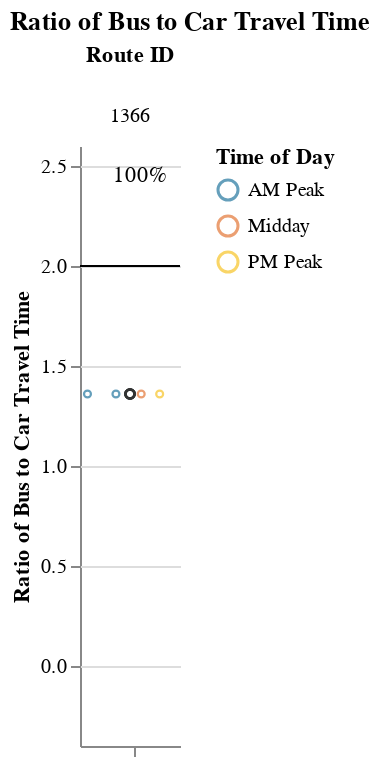
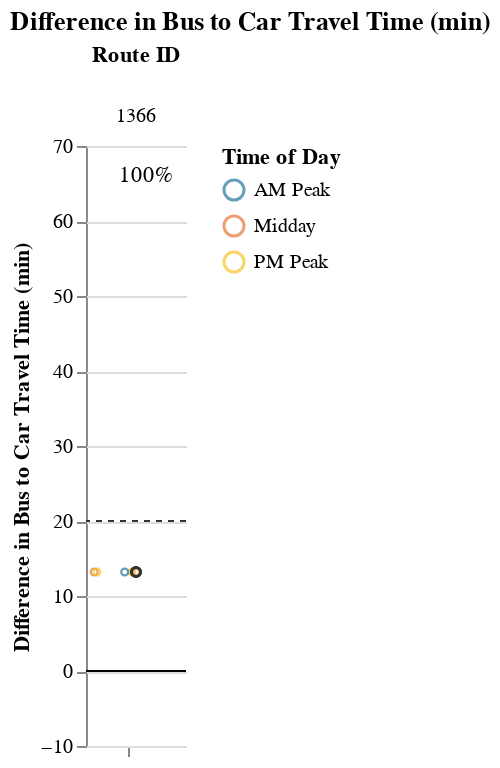

These figures' notebook cell, in order:
### Markdown cell above
## Viable Competitive Routes
### Short Routes (< 1 hr)

### Code cell
# Allow for possibility that operator doesn't have routes that fall into certain route_groups
# But, jupyterbook will not like markdown with f-string
# separate out route_group and put in each cell, and use try/except + if to display...
# but all 3 route groups must be displayed. just add sentence about why no routes were returned at the end
route_group = "short"
try:
    display_charts_for_route_group(df, route_group)
except:
    print("No routes meet this criteria.")

### Figure 1 — Vega-Lite specification as saved in the notebook (floating-point values rounded to 4 significant figures)
{"config": {"view": {"continuousWidth": 400, "continuousHeight": 300, "stroke": null}, "facet": {"spacing": 0}}, "data": {"name": "data-bbaf80b21a5380ebe86054813fb84b7a"}, "facet": {"column": {"field": "route_id", "sort": ["1366"], "title": "Route ID", "type": "nominal"}}, "spec": {"layer": [{"mark": "rule", "encoding": {"color": {"value": "black"}, "y": {"field": "cutoff", "type": "quantitative"}}, "selection": {"selector001": {"type": "interval", "bind": "scales", "encodings": ["x", "y"]}}}, {"mark": {"type": "point", "opacity": 0.65, "size": 12, "strokeWidth": 1.1}, "encoding": {"color": {"field": "time_of_day", "scale": {"range": ["#136C97", "#E16B26", "#F6BF16", "#00896B", "#7790A3", "#5B559C"]}, "sort": ["AM Peak", "Midday", "PM Peak", "Owl Service"], "title": "Time of Day", "type": "nominal"}, "tooltip": [{"field": "route_id", "type": "nominal"}, {"field": "trip_id", "type": "nominal"}, {"field": "service_hours", "type": "quantitative"}, {"field": "car_duration_hours", "type": "quantitative"}, {"field": "bus_multiplier", "type": "quantitative"}, {"field": "bus_difference", "type": "quantitative"}, {"field": "num_trips", "type": "quantitative"}, {"field": "num_competitive", "type": "quantitative"}, {"field": "pct_trips_competitive", "type": "quantitative"}, {"field": "p25", "type": "quantitative"}, {"field": "p50", "type": "quantitative"}, {"field": "p75", "type": "quantitative"}], "x": {"axis": {"grid": false, "labels": false, "ticks": true, "values": [0]}, "field": "jitter", "scale": {}, "title": null, "type": "quantitative"}, "y": {"field": "bus_multiplier", "scale": {"domain": [-0.25, 2.5]}, "title": "Ratio of Bus to Car Travel Time", "type": "quantitative"}}, "transform": [{"calculate": "sqrt(-2*log(random()))*cos(2*PI*random())", "as": "jitter"}], "width": 50}, {"layer": [{"mark": {"type": "point", "opacity": 0.6, "size": 20, "strokeWidth": 1.3}, "encoding": {"color": {"value": "#323434"}, "y": {"field": "bus_multiplier", "type": "quantitative"}}, "transform": [{"filter": "(datum.p50_trip === 1)"}]}, {"mark": {"type": "text", "align": "center", "baseline": "middle"}, "encoding": {"color": {"value": "black"}, "text": {"field": "pct_trips_competitive", "format": ".0%", "type": "quantitative"}, "tooltip": [{"field": "route_id", "type": "nominal"}, {"field": "trip_id", "type": "nominal"}, {"field": "service_hours", "type": "quantitative"}, {"field": "car_duration_hours", "type": "quantitative"}, {"field": "bus_multiplier", "type": "quantitative"}, {"field": "bus_difference", "type": "quantitative"}, {"field": "num_trips", "type": "quantitative"}, {"field": "num_competitive", "type": "quantitative"}, {"field": "pct_trips_competitive", "type": "quantitative"}, {"field": "p25", "type": "quantitative"}, {"field": "p50", "type": "quantitative"}, {"field": "p75", "type": "quantitative"}], "x": {"value": 30}, "y": {"value": 15}}, "transform": [{"calculate": "sqrt(-2*log(random()))*cos(2*PI*random())", "as": "jitter"}, {"filter": "(datum.fastest_trip === 1)"}]}]}]}, "resolve": {"scale": {"y": "shared"}}, "title": "Ratio of Bus to Car Travel Time", "$schema": "https://vega.github.io/schema/vega-lite/v4.17.0.json", "datasets": {"data-bbaf80b21a5380ebe86054813fb84b7a": [{"calitp_itp_id": 146, "trip_key": 1560493323179131979, "trip_id": "t_1244355_b_33402_tn_0", "shape_id": "p_3081", "route_id": "1366", "service_hours": 0.83, "trip_first_departure_ts": 63000, "trip_last_arrival_ts": 66000, "departure_hour": 17, "time_of_day": "PM Peak", "p25": 0.83, "p50": 0.83, "p75": 0.83, "p50_trip": 1, "fastest_trip": 0, "car_duration_hours": 0.61, "competitive_route": 1, "bus_multiplier": 1.36, "bus_difference": 13.2, "num_trips": 8, "num_competitive": 8, "pct_trips_competitive": 1.0, "bus_difference_spread": 0.0, "route_group": "short", "max_trip_hrs": 0.83, "max_trip_route_group": 0.83, "name": "Kern County", "caltrans_district": "06 - Fresno", "drmt_organization_name": null, "cutoff2": 20, "cutoff": 2}, {"calitp_itp_id": 146, "trip_key": 6588636468876049749, "trip_id": "t_1244360_b_33402_tn_0", "shape_id": "p_3043", "route_id": "1366", "service_hours": 0.83, "trip_first_departure_ts": 33600, "trip_last_arrival_ts": 36600, "departure_hour": 9, "time_of_day": "AM Peak", "p25": 0.83, "p50": 0.83, "p75": 0.83, "p50_trip": 1, "fastest_trip": 0, "car_duration_hours": 0.61, "competitive_route": 1, "bus_multiplier": 1.36, "bus_difference": 13.2, "num_trips": 8, "num_competitive": 8, "pct_trips_competitive": 1.0, "bus_difference_spread": 0.0, "route_group": "short", "max_trip_hrs": 0.83, "max_trip_route_group": 0.83, "name": "Kern County", "caltrans_district": "06 - Fresno", "drmt_organization_name": null, "cutoff2": 20, "cutoff": 2}, {"calitp_itp_id": 146, "trip_key": 5172112710181939388, "trip_id": "t_1244359_b_33402_tn_0", "shape_id": "p_3043", "route_id": "1366", "service_hours": 0.83, "trip_first_departure_ts": 49800, "trip_last_arrival_ts": 52800, "departure_hour": 13, "time_of_day": "Midday", "p25": 0.83, "p50": 0.83, "p75": 0.83, "p50_trip": 1, "fastest_trip": 0, "car_duration_hours": 0.61, "competitive_route": 1, "bus_multiplier": 1.36, "bus_difference": 13.2, "num_trips": 8, "num_competitive": 8, "pct_trips_competitive": 1.0, "bus_difference_spread": 0.0, "route_group": "short", "max_trip_hrs": 0.83, "max_trip_route_group": 0.83, "name": "Kern County", "caltrans_district": "06 - Fresno", "drmt_organization_name": null, "cutoff2": 20, "cutoff": 2}, {"calitp_itp_id": 146, "trip_key": -4591111831172938466, "trip_id": "t_1244362_b_33402_tn_0", "shape_id": "p_3081", "route_id": "1366", "service_hours": 0.83, "trip_first_departure_ts": 45900, "trip_last_arrival_ts": 48900, "departure_hour": 12, "time_of_day": "Midday", "p25": 0.83, "p50": 0.83, "p75": 0.83, "p50_trip": 1, "fastest_trip": 0, "car_duration_hours": 0.61, "competitive_route": 1, "bus_multiplier": 1.36, "bus_difference": 13.2, "num_trips": 8, "num_competitive": 8, "pct_trips_competitive": 1.0, "bus_difference_spread": 0.0, "route_group": "short", "max_trip_hrs": 0.83, "max_trip_route_group": 0.83, "name": "Kern County", "caltrans_district": "06 - Fresno", "drmt_organization_name": null, "cutoff2": 20, "cutoff": 2}, {"calitp_itp_id": 146, "trip_key": -4526751177031150232, "trip_id": "t_1244354_b_33402_tn_0", "shape_id": "p_3081", "route_id": "1366", "service_hours": 0.83, "trip_first_departure_ts": 27900, "trip_last_arrival_ts": 30900, "departure_hour": 7, "time_of_day": "AM Peak", "p25": 0.83, "p50": 0.83, "p75": 0.83, "p50_trip": 1, "fastest_trip": 0, "car_duration_hours": 0.61, "competitive_route": 1, "bus_multiplier": 1.36, "bus_difference": 13.2, "num_trips": 8, "num_competitive": 8, "pct_trips_competitive": 1.0, "bus_difference_spread": 0.0, "route_group": "short", "max_trip_hrs": 0.83, "max_trip_route_group": 0.83, "name": "Kern County", "caltrans_district": "06 - Fresno", "drmt_organization_name": null, "cutoff2": 20, "cutoff": 2}, {"calitp_itp_id": 146, "trip_key": 8294262901469549474, "trip_id": "t_1244357_b_33402_tn_0", "shape_id": "p_3043", "route_id": "1366", "service_hours": 0.83, "trip_first_departure_ts": 59100, "trip_last_arrival_ts": 62100, "departure_hour": 16, "time_of_day": "Midday", "p25": 0.83, "p50": 0.83, "p75": 0.83, "p50_trip": 1, "fastest_trip": 0, "car_duration_hours": 0.61, "competitive_route": 1, "bus_multiplier": 1.36, "bus_difference": 13.2, "num_trips": 8, "num_competitive": 8, "pct_trips_competitive": 1.0, "bus_difference_spread": 0.0, "route_group": "short", "max_trip_hrs": 0.83, "max_trip_route_group": 0.83, "name": "Kern County", "caltrans_district": "06 - Fresno", "drmt_organization_name": null, "cutoff2": 20, "cutoff": 2}, {"calitp_itp_id": 146, "trip_key": -5170283710749819067, "trip_id": "t_1244358_b_33402_tn_0", "shape_id": "p_3081", "route_id": "1366", "service_hours": 0.83, "trip_first_departure_ts": 53700, "trip_last_arrival_ts": 56700, "departure_hour": 14, "time_of_day": "Midday", "p25": 0.83, "p50": 0.83, "p75": 0.83, "p50_trip": 1, "fastest_trip": 0, "car_duration_hours": 0.61, "competitive_route": 1, "bus_multiplier": 1.36, "bus_difference": 13.2, "num_trips": 8, "num_competitive": 8, "pct_trips_competitive": 1.0, "bus_difference_spread": 0.0, "route_group": "short", "max_trip_hrs": 0.83, "max_trip_route_group": 0.83, "name": "Kern County", "caltrans_district": "06 - Fresno", "drmt_organization_name": null, "cutoff2": 20, "cutoff": 2}, {"calitp_itp_id": 146, "trip_key": -7985887285849281878, "trip_id": "t_2003617_b_33402_tn_0", "shape_id": "p_3043", "route_id": "1366", "service_hours": 0.83, "trip_first_departure_ts": 66600, "trip_last_arrival_ts": 69600, "departure_hour": 18, "time_of_day": "PM Peak", "p25": 0.83, "p50": 0.83, "p75": 0.83, "p50_trip": 1, "fastest_trip": 1, "car_duration_hours": 0.61, "competitive_route": 1, "bus_multiplier": 1.36, "bus_difference": 13.2, "num_trips": 8, "num_competitive": 8, "pct_trips_competitive": 1.0, "bus_difference_spread": 0.0, "route_group": "short", "max_trip_hrs": 0.83, "max_trip_route_group": 0.83, "name": "Kern County", "caltrans_district": "06 - Fresno", "drmt_organization_name": null, "cutoff2": 20, "cutoff": 2}]}}

### Figure 2 — Vega-Lite specification as saved in the notebook (floating-point values rounded to 4 significant figures)
{"config": {"view": {"continuousWidth": 400, "continuousHeight": 300, "stroke": null}, "facet": {"spacing": 0}}, "data": {"name": "data-d5ba3ba6e150aee27c76604f3562b1dc"}, "facet": {"column": {"field": "route_id", "sort": ["1366"], "title": "Route ID", "type": "nominal"}}, "spec": {"layer": [{"mark": "rule", "encoding": {"color": {"value": "black"}, "y": {"field": "cutoff", "type": "quantitative"}}, "selection": {"selector002": {"type": "interval", "bind": "scales", "encodings": ["x", "y"]}}}, {"mark": {"type": "rule", "strokeDash": [3, 3]}, "encoding": {"color": {"value": "#323434"}, "y": {"field": "cutoff2", "type": "quantitative"}}}, {"mark": {"type": "point", "opacity": 0.65, "size": 12, "strokeWidth": 1.1}, "encoding": {"color": {"field": "time_of_day", "scale": {"range": ["#136C97", "#E16B26", "#F6BF16", "#00896B", "#7790A3", "#5B559C"]}, "sort": ["AM Peak", "Midday", "PM Peak", "Owl Service"], "title": "Time of Day", "type": "nominal"}, "tooltip": [{"field": "route_id", "type": "nominal"}, {"field": "trip_id", "type": "nominal"}, {"field": "service_hours", "type": "quantitative"}, {"field": "car_duration_hours", "type": "quantitative"}, {"field": "bus_multiplier", "type": "quantitative"}, {"field": "bus_difference", "type": "quantitative"}, {"field": "num_trips", "type": "quantitative"}, {"field": "num_competitive", "type": "quantitative"}, {"field": "pct_trips_competitive", "type": "quantitative"}, {"field": "p25", "type": "quantitative"}, {"field": "p50", "type": "quantitative"}, {"field": "p75", "type": "quantitative"}], "x": {"axis": {"grid": false, "labels": false, "ticks": true, "values": [0]}, "field": "jitter", "scale": {}, "title": null, "type": "quantitative"}, "y": {"field": "bus_difference", "scale": {"domain": [-5, 69.6]}, "title": "Difference in Bus to Car Travel Time (min)", "type": "quantitative"}}, "transform": [{"calculate": "sqrt(-2*log(random()))*cos(2*PI*random())", "as": "jitter"}], "width": 50}, {"layer": [{"mark": {"type": "point", "opacity": 0.6, "size": 20, "strokeWidth": 1.3}, "encoding": {"color": {"value": "#323434"}, "y": {"field": "bus_difference", "type": "quantitative"}}, "transform": [{"filter": "(datum.p50_trip === 1)"}]}, {"mark": {"type": "text", "align": "center", "baseline": "middle"}, "encoding": {"color": {"value": "black"}, "text": {"field": "pct_trips_competitive", "format": ".0%", "type": "quantitative"}, "tooltip": [{"field": "route_id", "type": "nominal"}, {"field": "trip_id", "type": "nominal"}, {"field": "service_hours", "type": "quantitative"}, {"field": "car_duration_hours", "type": "quantitative"}, {"field": "bus_multiplier", "type": "quantitative"}, {"field": "bus_difference", "type": "quantitative"}, {"field": "num_trips", "type": "quantitative"}, {"field": "num_competitive", "type": "quantitative"}, {"field": "pct_trips_competitive", "type": "quantitative"}, {"field": "p25", "type": "quantitative"}, {"field": "p50", "type": "quantitative"}, {"field": "p75", "type": "quantitative"}], "x": {"value": 30}, "y": {"value": 15}}, "transform": [{"calculate": "sqrt(-2*log(random()))*cos(2*PI*random())", "as": "jitter"}, {"filter": "(datum.fastest_trip === 1)"}]}]}]}, "resolve": {"scale": {"y": "shared"}}, "title": "Difference in Bus to Car Travel Time (min)", "$schema": "https://vega.github.io/schema/vega-lite/v4.17.0.json", "datasets": {"data-d5ba3ba6e150aee27c76604f3562b1dc": [{"calitp_itp_id": 146, "trip_key": 1560493323179131979, "trip_id": "t_1244355_b_33402_tn_0", "shape_id": "p_3081", "route_id": "1366", "service_hours": 0.83, "trip_first_departure_ts": 63000, "trip_last_arrival_ts": 66000, "departure_hour": 17, "time_of_day": "PM Peak", "p25": 0.83, "p50": 0.83, "p75": 0.83, "p50_trip": 1, "fastest_trip": 0, "car_duration_hours": 0.61, "competitive_route": 1, "bus_multiplier": 1.36, "bus_difference": 13.2, "num_trips": 8, "num_competitive": 8, "pct_trips_competitive": 1.0, "bus_difference_spread": 0.0, "route_group": "short", "max_trip_hrs": 0.83, "max_trip_route_group": 0.83, "name": "Kern County", "caltrans_district": "06 - Fresno", "drmt_organization_name": null, "cutoff2": 20, "cutoff": 0}, {"calitp_itp_id": 146, "trip_key": 6588636468876049749, "trip_id": "t_1244360_b_33402_tn_0", "shape_id": "p_3043", "route_id": "1366", "service_hours": 0.83, "trip_first_departure_ts": 33600, "trip_last_arrival_ts": 36600, "departure_hour": 9, "time_of_day": "AM Peak", "p25": 0.83, "p50": 0.83, "p75": 0.83, "p50_trip": 1, "fastest_trip": 0, "car_duration_hours": 0.61, "competitive_route": 1, "bus_multiplier": 1.36, "bus_difference": 13.2, "num_trips": 8, "num_competitive": 8, "pct_trips_competitive": 1.0, "bus_difference_spread": 0.0, "route_group": "short", "max_trip_hrs": 0.83, "max_trip_route_group": 0.83, "name": "Kern County", "caltrans_district": "06 - Fresno", "drmt_organization_name": null, "cutoff2": 20, "cutoff": 0}, {"calitp_itp_id": 146, "trip_key": 5172112710181939388, "trip_id": "t_1244359_b_33402_tn_0", "shape_id": "p_3043", "route_id": "1366", "service_hours": 0.83, "trip_first_departure_ts": 49800, "trip_last_arrival_ts": 52800, "departure_hour": 13, "time_of_day": "Midday", "p25": 0.83, "p50": 0.83, "p75": 0.83, "p50_trip": 1, "fastest_trip": 0, "car_duration_hours": 0.61, "competitive_route": 1, "bus_multiplier": 1.36, "bus_difference": 13.2, "num_trips": 8, "num_competitive": 8, "pct_trips_competitive": 1.0, "bus_difference_spread": 0.0, "route_group": "short", "max_trip_hrs": 0.83, "max_trip_route_group": 0.83, "name": "Kern County", "caltrans_district": "06 - Fresno", "drmt_organization_name": null, "cutoff2": 20, "cutoff": 0}, {"calitp_itp_id": 146, "trip_key": -4591111831172938466, "trip_id": "t_1244362_b_33402_tn_0", "shape_id": "p_3081", "route_id": "1366", "service_hours": 0.83, "trip_first_departure_ts": 45900, "trip_last_arrival_ts": 48900, "departure_hour": 12, "time_of_day": "Midday", "p25": 0.83, "p50": 0.83, "p75": 0.83, "p50_trip": 1, "fastest_trip": 0, "car_duration_hours": 0.61, "competitive_route": 1, "bus_multiplier": 1.36, "bus_difference": 13.2, "num_trips": 8, "num_competitive": 8, "pct_trips_competitive": 1.0, "bus_difference_spread": 0.0, "route_group": "short", "max_trip_hrs": 0.83, "max_trip_route_group": 0.83, "name": "Kern County", "caltrans_district": "06 - Fresno", "drmt_organization_name": null, "cutoff2": 20, "cutoff": 0}, {"calitp_itp_id": 146, "trip_key": -4526751177031150232, "trip_id": "t_1244354_b_33402_tn_0", "shape_id": "p_3081", "route_id": "1366", "service_hours": 0.83, "trip_first_departure_ts": 27900, "trip_last_arrival_ts": 30900, "departure_hour": 7, "time_of_day": "AM Peak", "p25": 0.83, "p50": 0.83, "p75": 0.83, "p50_trip": 1, "fastest_trip": 0, "car_duration_hours": 0.61, "competitive_route": 1, "bus_multiplier": 1.36, "bus_difference": 13.2, "num_trips": 8, "num_competitive": 8, "pct_trips_competitive": 1.0, "bus_difference_spread": 0.0, "route_group": "short", "max_trip_hrs": 0.83, "max_trip_route_group": 0.83, "name": "Kern County", "caltrans_district": "06 - Fresno", "drmt_organization_name": null, "cutoff2": 20, "cutoff": 0}, {"calitp_itp_id": 146, "trip_key": 8294262901469549474, "trip_id": "t_1244357_b_33402_tn_0", "shape_id": "p_3043", "route_id": "1366", "service_hours": 0.83, "trip_first_departure_ts": 59100, "trip_last_arrival_ts": 62100, "departure_hour": 16, "time_of_day": "Midday", "p25": 0.83, "p50": 0.83, "p75": 0.83, "p50_trip": 1, "fastest_trip": 0, "car_duration_hours": 0.61, "competitive_route": 1, "bus_multiplier": 1.36, "bus_difference": 13.2, "num_trips": 8, "num_competitive": 8, "pct_trips_competitive": 1.0, "bus_difference_spread": 0.0, "route_group": "short", "max_trip_hrs": 0.83, "max_trip_route_group": 0.83, "name": "Kern County", "caltrans_district": "06 - Fresno", "drmt_organization_name": null, "cutoff2": 20, "cutoff": 0}, {"calitp_itp_id": 146, "trip_key": -5170283710749819067, "trip_id": "t_1244358_b_33402_tn_0", "shape_id": "p_3081", "route_id": "1366", "service_hours": 0.83, "trip_first_departure_ts": 53700, "trip_last_arrival_ts": 56700, "departure_hour": 14, "time_of_day": "Midday", "p25": 0.83, "p50": 0.83, "p75": 0.83, "p50_trip": 1, "fastest_trip": 0, "car_duration_hours": 0.61, "competitive_route": 1, "bus_multiplier": 1.36, "bus_difference": 13.2, "num_trips": 8, "num_competitive": 8, "pct_trips_competitive": 1.0, "bus_difference_spread": 0.0, "route_group": "short", "max_trip_hrs": 0.83, "max_trip_route_group": 0.83, "name": "Kern County", "caltrans_district": "06 - Fresno", "drmt_organization_name": null, "cutoff2": 20, "cutoff": 0}, {"calitp_itp_id": 146, "trip_key": -7985887285849281878, "trip_id": "t_2003617_b_33402_tn_0", "shape_id": "p_3043", "route_id": "1366", "service_hours": 0.83, "trip_first_departure_ts": 66600, "trip_last_arrival_ts": 69600, "departure_hour": 18, "time_of_day": "PM Peak", "p25": 0.83, "p50": 0.83, "p75": 0.83, "p50_trip": 1, "fastest_trip": 1, "car_duration_hours": 0.61, "competitive_route": 1, "bus_multiplier": 1.36, "bus_difference": 13.2, "num_trips": 8, "num_competitive": 8, "pct_trips_competitive": 1.0, "bus_difference_spread": 0.0, "route_group": "short", "max_trip_hrs": 0.83, "max_trip_route_group": 0.83, "name": "Kern County", "caltrans_district": "06 - Fresno", "drmt_organization_name": null, "cutoff2": 20, "cutoff": 0}]}}
